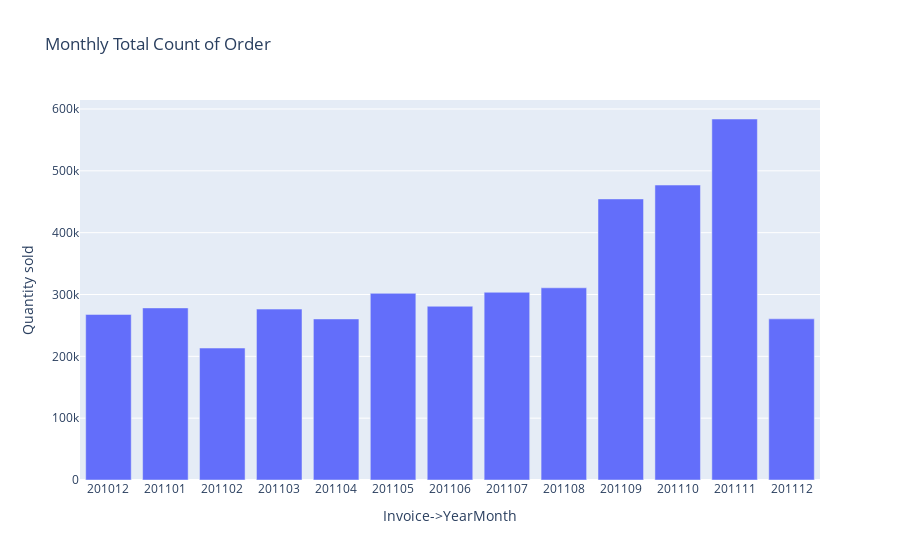

Notebook source saved alongside this figure:
### Code cell
#Visualization
plot_data = [
    go.Bar(
        x=df_monthly_sales['Invoice->YearMonth'],
        y=df_monthly_sales['Quantity'],
    )
]

plot_layout = go.Layout(
        xaxis={"type": "category"},
            xaxis_title = 'Invoice->YearMonth',
            yaxis_title='Quantity sold',
            title='Monthly Total Count of Order'
    )

fig = go.Figure(data=plot_data, layout=plot_layout)
pyoff.iplot(fig)

### Figure 1 — Plotly figure (JSON) as saved in the notebook; plotly's stock layout.template omitted (floating-point values rounded to 4 significant figures)
{"data": [{"type": "bar", "x": [201012, 201101, 201102, 201103, 201104, 201105, 201106, 201107, 201108, 201109, 201110, 201111, 201112], "y": [267771, 278300, 213391, 276345, 260450, 301828, 280974, 303602, 310832, 454561, 476991, 583820, 260607]}], "layout": {"title": {"text": "Monthly Total Count of Order"}, "xaxis": {"title": {"text": "Invoice->YearMonth"}, "type": "category"}, "yaxis": {"title": {"text": "Quantity sold"}}}}
